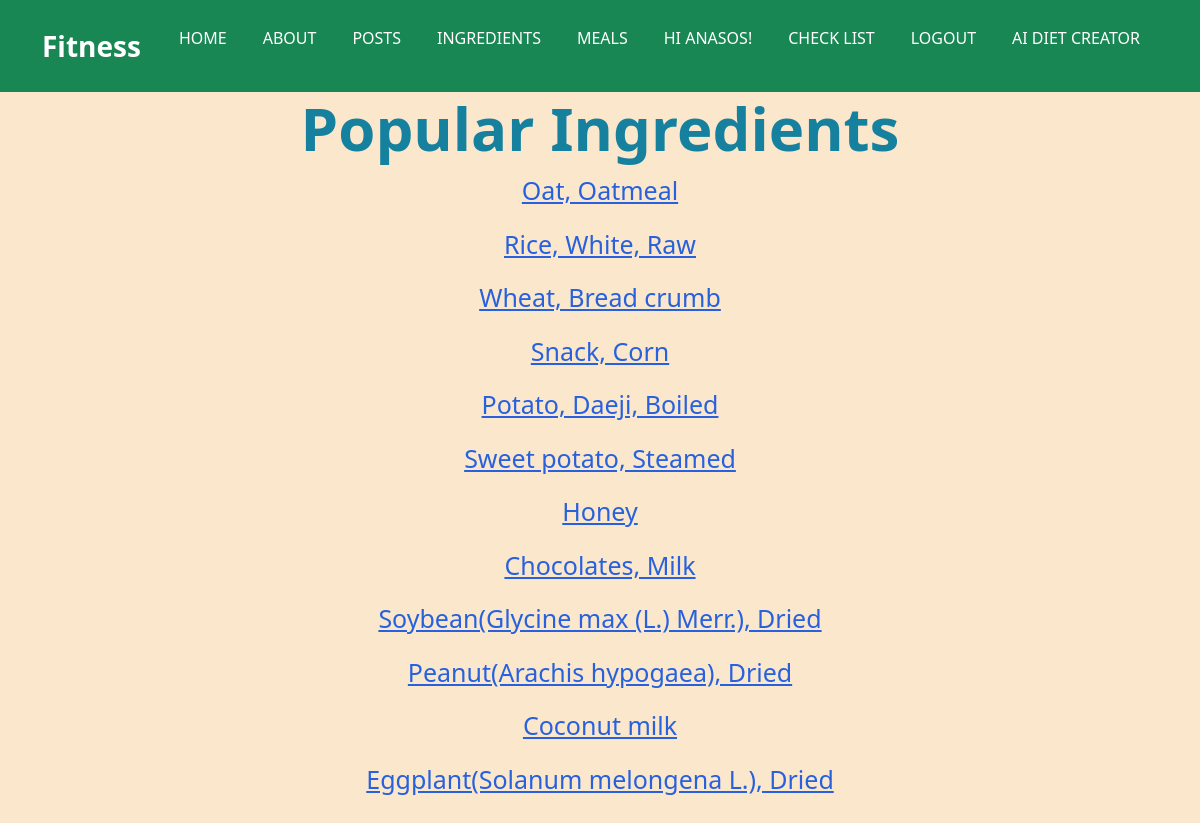
The page /diet/ (signed in) on the database its author committed.
### accounts/models.py (models this page shows)
class Hero(AbstractUser):
    name = models.CharField(max_length=200, null=True)
    height = models.DecimalField(decimal_places=2, max_digits=5,null=True, blank=True)
    weight = models.DecimalField(decimal_places=2, max_digits=5,null=True, blank=True)
    bmi = models.DecimalField(decimal_places=2, max_digits=5, null=True, blank=True)
    points = models.PositiveIntegerField(null=True, blank=True)
    Breakfast = models.BooleanField(null=True, blank=True)
    Dinner = models.BooleanField(null=True, blank=True)
    Lunch = models.BooleanField(null=True, blank=True)
    Workouthome = models.BooleanField(null=True, blank=True)
    Run = models.BooleanField(null=True, blank=True)
    SleepEarly = models.BooleanField(null=True, blank=True)
    WakeEarly = models.BooleanField(null=True, blank=True)
    Gym = models.BooleanField(null=True, blank=True)

### diet/models.py (models this page shows, shortened)
class Ingredient(models.Model):
    name = models.CharField(max_length=150)
    category = models.CharField(max_length=100)
    energy = models.DecimalField(decimal_places=3, max_digits=6)
    protien = models.DecimalField(decimal_places=3, max_digits=6)
    fat = models.DecimalField(decimal_places=3, max_digits=6)
    carbo = models.DecimalField(decimal_places=3, max_digits=6)
    cl = models.DecimalField(decimal_places=3, max_digits=6)
    iron = models.DecimalField(decimal_places=3, max_digits=6)
    sodium = models.DecimalField(decimal_places=3, max_digits=6)
    vA = models.DecimalField(decimal_places=3, max_digits=6)
    vB1 = models.DecimalField(decimal_places=3, max_digits=6)
    vB2 = models.DecimalField(decimal_places=3, max_digits=6)
    vC = models.DecimalField(decimal_places=3, max_digits=6)
    def get_absolute_url(self):
        return reverse('ing', kwargs={'pk': self.pk})

### diet/views.py (the view)
# urls.py: path('', IngList.as_view(), name='list'),
class IngList(ListView):
    model = Ingredient
    context_object_name = 'ing_list'
    template_name = 'diet/list.html'

### diet/templates/diet/list.html (shortened to what this page needs)
{% extends 'base.html' %}
{% block content %}
<body>
    <div class="Home2">
          <div class="content">
            <h2 style="text-align: center;font-weight:bold;font-size:60px ;color: #15819e;">Popular Ingredients</h2>
            {% for ing in ing_list %}
            <p style="text-align: center;font-size: 25px;"><a href="{{ ing.get_absolute_url }}"style="color:#2761DE;">{{ ing.name }}</a></p>
            {% endfor %}
          </div>
    </div>
</body>
    {% endblock content %}

### templates/base.html (shortened to what this page needs)
{% load static %}
<!DOCTYPE html>
<html lang="en">
<head>
    <link rel="stylesheet" href="{% static 'style.css' %}">
    <link href="https://cdn.jsdelivr.net/npm/bootstrap@5.0.2/dist/css/bootstrap.min.css" rel="stylesheet">
</head>
<body style="background-color: rgba(251, 231, 204, 0.994);">
      <nav class="navbar navbar-expand-lg navbar-light bg-success">
        <div class="container">
          <a class="navbar-brand text-white fs-3 fw-bold" href="#">Fitness</a>
          <div class="collapse navbar-collapse" id="navbarSupportedContent">
            <ul class="navbar-nav  ms-auto mb-2 mb-lg-0 text-uppercase">
              <li class="nav-item">
                <a class="nav-link text-white" aria-current="page" href="{% url 'home' %}">Home</a>
              </li>
              <li class="nav-item">
                <a class="nav-link text-white" aria-current="page" href="{% url 'about' %}">About</a>
              </li>
              <li class="nav-item">
                <a class="nav-link text-white" aria-current="page" href="{% url 'posts:posts_list' %}">posts</a>
              </li>
              <li class="nav-item">
                <a class="nav-link text-white" aria-current="page" href="{% url 'list' %}">Ingredients</a>
              </li>
              <li class="nav-item">
                <a class="nav-link text-white" aria-current="page" href="{% url 'meals' %}">Meals</a>
              </li>
              {% if user.is_authenticated %}
              <li class="nav-item">
                <a class="nav-link text-white" aria-current="page"><p style="cursor: pointer;">Hi {{ user.username }}!</p></a>
              </li>
              <li class="nav-item">
                <a class="nav-link text-white" aria-current="page" href="{% url 'check' user.id %}">Check List</a>
              </li>
              <li class="nav-item">
                <a class="nav-link text-white" aria-current="page" href="{% url 'logout' %}">logout</a>
              </li>
              <li class="nav-item">
                <a class="nav-link text-white" aria-current="page" href="http://localhost:8501/">AI Diet Creator</a>
              </li>
              {% endif %}
            </ul>
          </div>
        </div>
      </nav>
    {% block content %}
    {% endblock content %}
</body>
</html>

### static/style.css (style rules this page uses)
* { padding: 0; margin: 0; box-sizing: border-box; scroll-behavior: smooth; }
body { background-color: antiquewhite; }
.navbar-light .navbar-nav .nav-link { color: #FFF; }
.nav-item { margin: 10px ; }
.nav-link { position: relative; }
.nav-link::after { content: ""; width: 0px; height: 3px; background-color: rgb(187, 16, 16); position: absolute; left: 10px; bottom: 0; transition: width 1s; }
.Home2 { background-position: center center; background-repeat: no-repeat; background-size: cover; height: 100vh; width: 100%; background-attachment: fixed; }

### rows shown on the page
Hero: username "ANASOS"
Ingredient: name "Oat, Oatmeal"
Ingredient: name "Rice, White, Raw"
Ingredient: name "Wheat, Bread crumb"
Ingredient: name "Snack, Corn"
Ingredient: name "Potato, Daeji, Boiled"
Ingredient: name "Sweet potato, Steamed"
Ingredient: name "Honey"
Ingredient: name "Chocolates, Milk"
Ingredient: name "Soybean(Glycine max (L.) Merr.), Dried"
Ingredient: name "Peanut(Arachis hypogaea), Dried"
Ingredient: name "Coconut milk"
Ingredient: name "Eggplant(Solanum melongena L.), Dried"
